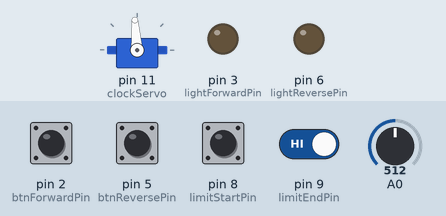
The sketch below on a simulated Arduino Uno, built with avr-gcc and run on an emulated ATmega328P. Parts: servo, output pins drawn as LEDs (lit = HIGH). Dashed ring = blinking. Inputs (shaded band) come from the test bench; at power-on: pin 8 (limitStartPin), pin 9 (limitEndPin) HIGH, pin 2 (btnForwardPin), pin 5 (btnReversePin) LOW, A0 = 512.

Above: at 1.2 s.
1.3 s: pin 2 (btnForwardPin) pulled HIGH for 1 s
At 1.55 s:
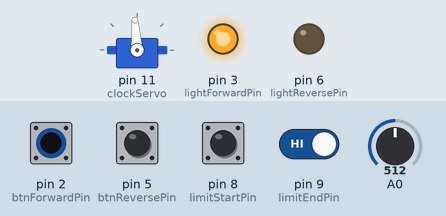
3.8 s: pin 5 (btnReversePin) pulled HIGH for 1 s
At 4.55 s:
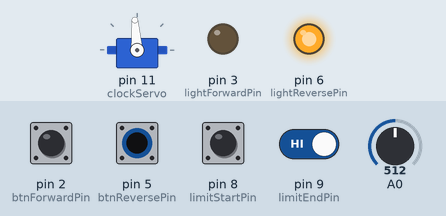
6.3 s: pin 2 (btnForwardPin) driven HIGH and pin 5 (btnReversePin) driven HIGH
At 7.04 s:
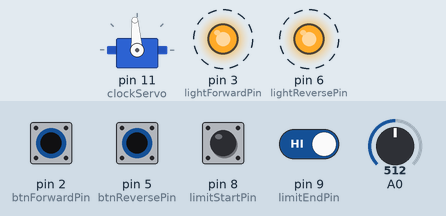
9.3 s: pin 2 (btnForwardPin) driven LOW
At 10.05 s:
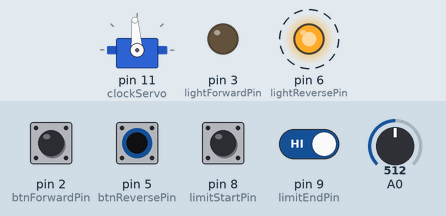
12.3 s: pin 8 (limitStartPin) pulled LOW for 0.15 s
At 12.37 s:
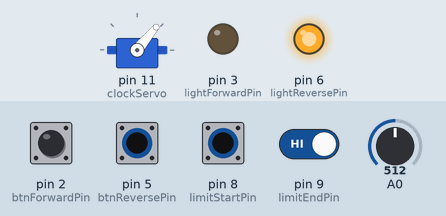
15.3 s: pin 2 (btnForwardPin) driven HIGH
At 16.05 s:
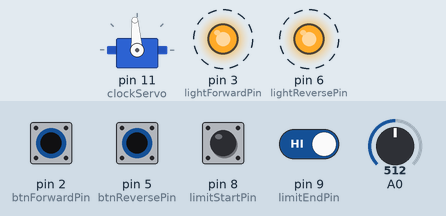
Timing chart, 0 to 19.3 s (numbered marks = the images above; inputs shaded):
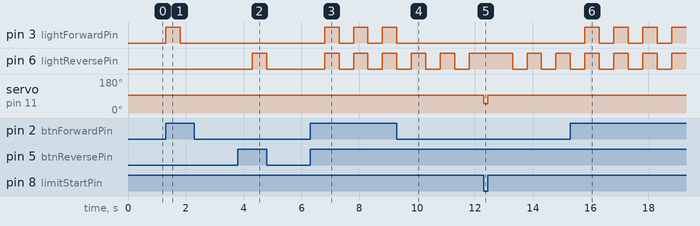

Measured:
- after the input at 1.3 s, pin 3 (lightForwardPin): LOW → HIGH at once, → LOW 0.50 s later
- after the input at 3.8 s, pin 6 (lightReversePin): LOW → HIGH after 0.50 s, → LOW 0.50 s later
- after the input at 6.3 s, pin 3 (lightForwardPin), pin 6 (lightReversePin): alternates HIGH for 0.50 s and LOW for 0.50 s, starting after 0.50 s
- after the input at 9.3 s, pin 3 (lightForwardPin): goes on until 9.3 s, then stays LOW
- after the input at 12.3 s, servo on pin 11 (clockServo): 94° → 50° at once, → 94° 0.15 s later
- after the input at 15.3 s, pin 3 (lightForwardPin): alternates HIGH for 0.50 s and LOW for 0.50 s, starting after 0.50 s

The sketch:

RoughDraftClockfloat.ino
```cpp
#include <Servo.h>

const int btnForwardPin = 2;
const int lightForwardPin = 3;
const int btnReversePin = 5;
const int lightReversePin = 6;
const int limitStartPin = 8;
const int limitEndPin = 9;

const float optimalForward =20.6; //as a %
const float optimalReverse = -100; //percent
int forwardSpeed = optimalForward;
int reverseSpeed = optimalReverse;
int sliderPosit;
boolean btnForward = false;
boolean btnReverse = false;
boolean limitStart = false;
boolean limitEnd = false;
int maxOffset = 13;
struct TIMER {
  unsigned long stamp;
  unsigned long duration;
  bool state;
};
TIMER ledBlink {0, 100, 0};  // timer for LED to blink with 100 msec
TIMER blinkBlink {0, 500, 0}; // timer to control LED blinking with 500 msec
unsigned long currentTime;

Servo clockServo;

void setup() {
  // put your setup code here, to run once:
  clockServo.attach(11);  // attaches the servo on pin 9 to the servo object

  Serial.begin(9600);
  pinMode(A0, INPUT);
  pinMode(btnForwardPin, INPUT);
  pinMode(btnReversePin, INPUT);
  pinMode(limitStartPin, INPUT);
  pinMode(limitEndPin, INPUT);
  pinMode(lightReversePin, OUTPUT);
  pinMode(lightForwardPin, OUTPUT);
}

void loop() {
  // put your main code here, to run repeatedly:
  updateSensors();
  //    printStatus();

  if (btnForward && btnReverse) {
    driveMotor(0);
    blink(lightForwardPin, lightReversePin);
  } else if (btnForward ) {
    lightOff(lightReversePin);
    if (limitEnd == false) {
      lightOn(lightForwardPin);
      driveMotor(forwardSpeed);
    }
    if (limitEnd == true) {
      blink(lightForwardPin, -1);
      driveMotor(0);
    }
  } else if (btnReverse) {
    lightOff(lightForwardPin);
    if (limitStart == false) {
      lightOn(lightReversePin);
      driveMotor(reverseSpeed);
    }
    if (limitStart == true) {
      blink(lightReversePin, -1);
      driveMotor(0);
    }
  } else {
    lightOff(lightForwardPin);
    lightOff(lightReversePin);
    driveMotor(0);
  }

}

void printStatus() {
  Serial.println(sliderPosit);
  Serial.println(forwardSpeed);
  Serial.println(reverseSpeed);
  Serial.println(btnForward);
  Serial.println(btnReverse);
  Serial.println(limitStart);
  Serial.println(limitEnd);
  Serial.println("");
  delay(1000);
}

void updateSensors() {
  btnForward = digitalRead(btnForwardPin);
  btnReverse = digitalRead(btnReversePin);
  limitStart = digitalRead(limitStartPin);
  limitEnd = digitalRead(limitEndPin);
  sliderPosit = analogRead(A0);
  mapSliderPosit();
}
void mapSliderPosit() {
  forwardSpeed = map(sliderPosit, 0, 1023, -maxOffset, +maxOffset);
  forwardSpeed = optimalForward + forwardSpeed;
  if  (forwardSpeed < 0) {
    forwardSpeed = 0;

  }
  else if (forwardSpeed > 100) {
    forwardSpeed = 100;
  }
}
void blink(int pin, int pin2) {
  currentTime = millis();
  // timer to control blinking LED
  if (currentTime - blinkBlink.stamp >= blinkBlink.duration)   {
    blinkBlink.stamp = currentTime;
    ledBlink.state = !ledBlink.state;
    digitalWrite(pin, ledBlink.state );
    if (pin2 > -1)
      digitalWrite(pin2, ledBlink.state);
  }
}

void lightOff(int pin) {
  digitalWrite(pin, LOW);
}

void lightOn(int pin) {
  digitalWrite(pin, HIGH);
}
void driveMotor(int speed) {
  speed = map(speed, -100, 100, 50, 138);
  clockServo.write(speed);
}
```

RoughDraftClockPseudo.ino
```cpp
//robotPeriodic() {
//
//
//
//  checkBtn
//  if checkBtn == 0
//}
//
//button 1 code (btn forward)
//
//
//
//
//button 2 code (btn reverse)
//both buttons = don't move
```
